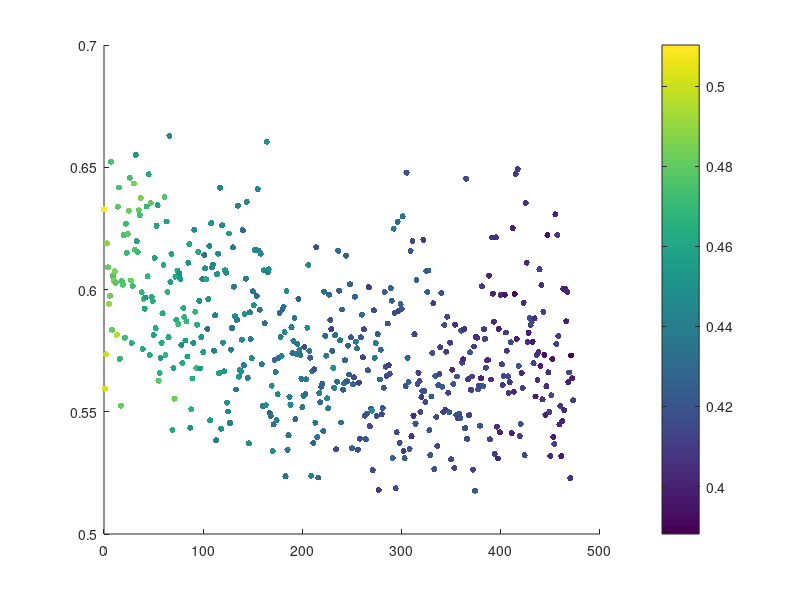

This chart was generated by the following MATLAB code:
data = load("data/win-loss.csv")
[n, p] = size(data);
m = n
nr=data(1:m,1);
trainLoss=data(1:m,2);
validationLoss=data(1:m,3);

scatter(nr, trainLoss, 20, validationLoss, 'filled')
scatter(nr, validationLoss, 20, trainLoss, 'filled')
colorbar

%%

data = load("data/win-loss-2.csv")
[n, p] = size(data);
m = n
nr=data(1:m,1);
trainLoss=data(1:m,2);
validationLoss=data(1:m,3);

%scatter(nr, trainLoss, 20, validationLoss, 'filled')
scatter(nr, validationLoss, 20, trainLoss, 'filled')
colorbar